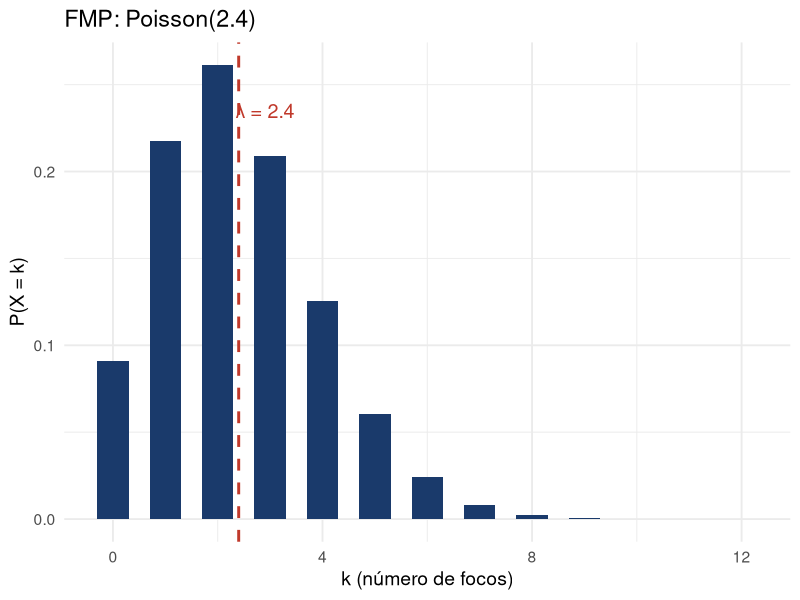
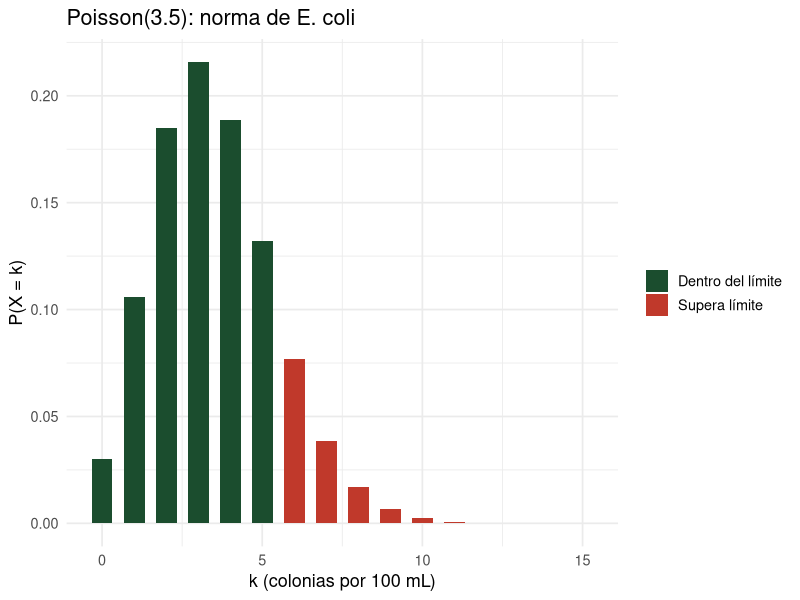
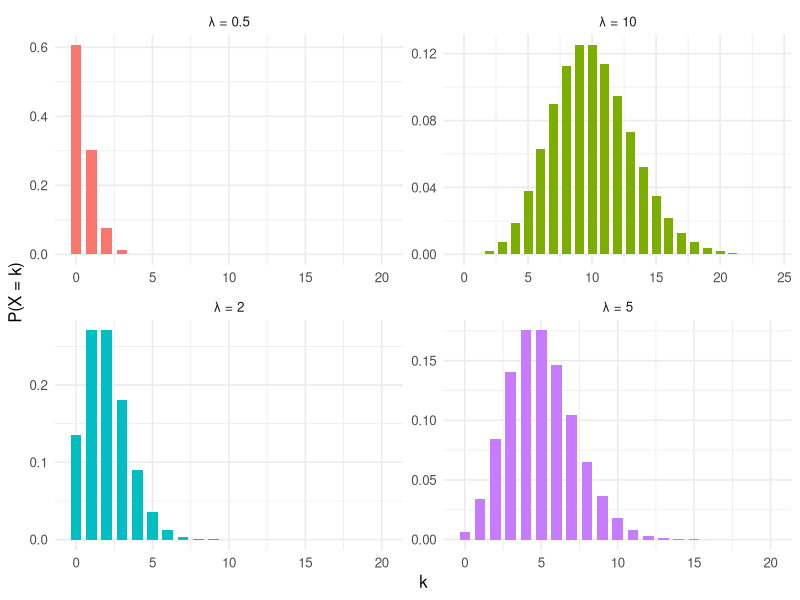

Source code (R) for these figures, in order:
## ---- chunk 1
#| echo: true
lambda <- 2.4

# (a) P(X = 0): ningún foco de marchitez
dpois(0, lambda)

# P(X = 3)
dpois(3, lambda)

# (b) P(X <= 3)
ppois(3, lambda)

# (c) P(X >= 5) = 1 - P(X <= 4)
1 - ppois(4, lambda)

# Suma directa (verificación)
sum(dpois(0:3, lambda))
## ---- chunk 2
#| echo: true
#| fig-height: 4
library(ggplot2)
lambda <- 2.4
df <- data.frame(k = 0:12, prob = dpois(0:12, lambda))

ggplot(df, aes(x = k, y = prob)) +
  geom_col(fill = "#1a3a6b", width = 0.6) +
  geom_vline(xintercept = lambda, color = "#c0392b",
             linetype = "dashed", linewidth = 1) +
  annotate("text", x = lambda + 0.5, y = max(df$prob) * 0.9,
           label = paste0("λ = ", lambda), color = "#c0392b", size = 5) +
  labs(x = "k (número de focos)", y = "P(X = k)",
       title = "FMP: Poisson(2.4)") +
  theme_minimal(base_size = 14)
## ---- chunk 3
#| echo: true
lambda <- 2.4

# Cuantil: ¿a partir de cuántos focos el acumulado supera el 90%?
qpois(0.90, lambda)

# Simulación de 1000 semanas
set.seed(42)
sim <- rpois(1000, lambda)
cat("Media simulada:", round(mean(sim), 3),
    " Varianza simulada:", round(var(sim), 3), "\n")

# Comparación media = varianza (característica Poisson)
cat("¿Media ≈ Varianza?", round(mean(sim), 2) == round(var(sim), 2), "\n")
## ---- chunk 4
#| echo: true
lambda <- 3.5

# P(X > 5) = 1 - P(X <= 5)
prob_supera <- 1 - ppois(5, lambda)
cat("P(X > 5) =", round(prob_supera, 4), "\n")

# Gráfica con área coloreada
df <- data.frame(k = 0:15, prob = dpois(0:15, lambda),
                 supera = ifelse(0:15 > 5, "Supera límite", "Dentro del límite"))
library(ggplot2)
ggplot(df, aes(x = k, y = prob, fill = supera)) +
  geom_col(width = 0.65) +
  scale_fill_manual(values = c("Dentro del límite" = "#1b4d2e",
                               "Supera límite" = "#c0392b")) +
  labs(x = "k (colonias por 100 mL)", y = "P(X = k)", fill = NULL,
       title = "Poisson(3.5): norma de E. coli") +
  theme_minimal(base_size = 13)
## ---- chunk 5
#| echo: true
# Comparación: Bin(500, 0.006) vs Poisson(3)
n <- 500; p <- 0.006; lambda <- n * p

# P(X = 2) bajo los dos modelos
cat("Binomial P(X=2):", dbinom(2, n, p), "\n")
cat("Poisson  P(X=2):", dpois(2, lambda), "\n")

# P(X <= 5)
cat("Binomial P(X<=5):", pbinom(5, n, p), "\n")
cat("Poisson  P(X<=5):", ppois(5, lambda), "\n")
## ---- chunk 6
#| echo: true
# Tasa: 2.4 focos/ha/semana
lambda_sem <- 2.4

# En un mes (4 semanas):
lambda_mes <- 2.4 * 4
dpois(10, lambda_mes)   # P(X = 10 focos/mes)

# En media hectárea:
dpois(1, 2.4 * 0.5)
## ---- chunk 7
#| echo: true
#| fig-height: 4
library(ggplot2); library(tidyverse)
lambdas <- c(0.5, 2, 5, 10)
df_multi <- map_dfr(lambdas, function(l) {
  k_max <- max(20, qpois(0.9999, l))
  tibble(k = 0:k_max, prob = dpois(0:k_max, l),
         lambda = paste0("λ = ", l))
})
ggplot(df_multi, aes(x = k, y = prob, fill = lambda)) +
  geom_col(width = 0.7) +
  facet_wrap(~lambda, scales = "free") +
  labs(x = "k", y = "P(X = k)") +
  theme_minimal(base_size = 12) + theme(legend.position = "none")
## ---- chunk 8
#| echo: true
# Diagnóstico: ¿media ≈ varianza?
conteos <- c(0, 1, 1, 2, 3, 0, 4, 2, 1, 5, 2, 3, 0, 1, 6, 2, 1, 3, 2, 1)
cat("Media muestral:", round(mean(conteos), 3), "\n")
cat("Varianza muestral:", round(var(conteos), 3), "\n")
cat("Razón Var/Media:", round(var(conteos)/mean(conteos), 3), "\n")
## ---- chunk 9
#| echo: true
lambda <- 1.8

# (a) P(X = 0): ninguna garrapata
dpois(0, lambda)

# (b) P(X >= 3) = 1 - P(X <= 2)
1 - ppois(2, lambda)

# (c) E(X) y sigma
cat("E(X) =", lambda, "  sigma =", round(sqrt(lambda), 4), "\n")
## ---- chunk 10
#| echo: true
lambda_total <- 0.8 + 1.2   # = 2.0

# (b) P(T >= 4) = 1 - P(T <= 3)
1 - ppois(3, lambda_total)
## ---- chunk 11
#| echo: true
datos <- c(2, 0, 4, 1, 3, 2, 5, 1, 0, 3, 2, 4, 1, 2, 3)

media   <- mean(datos)
varianza <- var(datos)
cat("Media:", round(media, 3), " Varianza:", round(varianza, 3), "\n")
cat("Razón Var/Media:", round(varianza/media, 3), "\n")

# Estimación de lambda (método de momentos / máxima verosimilitud)
lambda_est <- media
cat("Lambda estimado:", lambda_est, "\n")

# P(X = 0) con lambda estimado
dpois(0, lambda_est)
